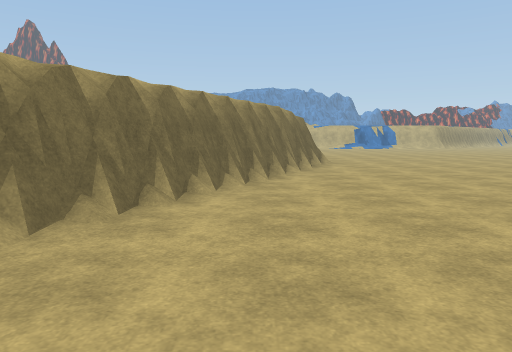
[1] (above)

18 first-person views from a walk through a 3-D level made in the Unity game engine. The camera is 1.5 m above the floor, tilts 6° down and sees 70° across. The floor is counted in squares, 2 m on a side. Each view is taken from the middle of a square. On the plan, view 1 faces up. The plan holds only what a view shows up to about 11 squares ahead; the rest is blank. The place goes on beyond the plan. The player is left out. Some surface patterns are stand-ins.

[2]
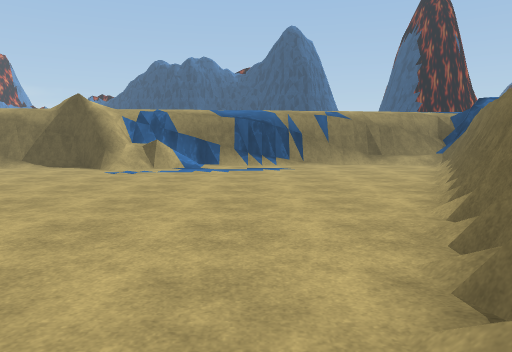

[3]
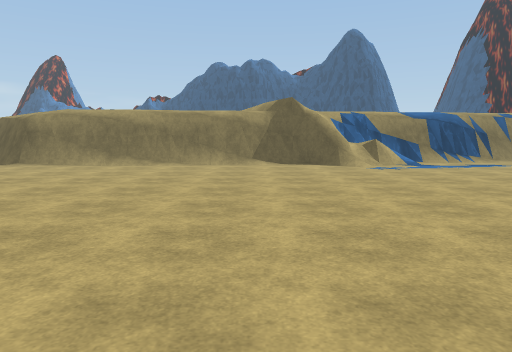

[4]
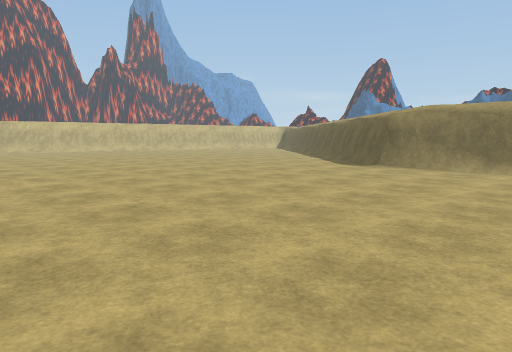

[5]
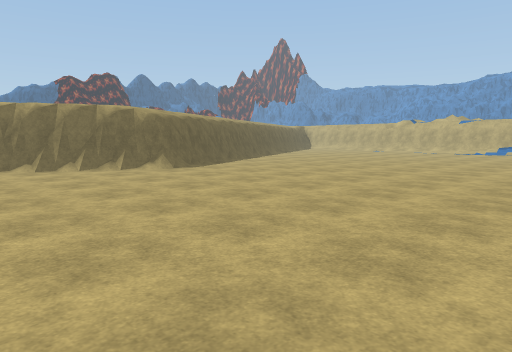

[6]
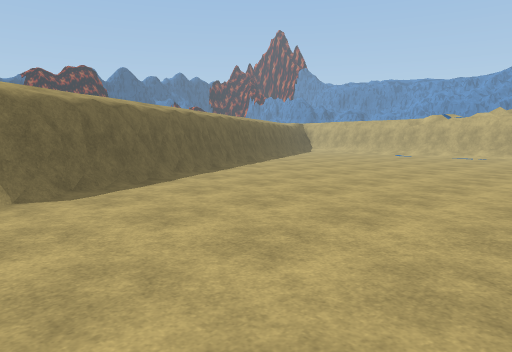

[7]
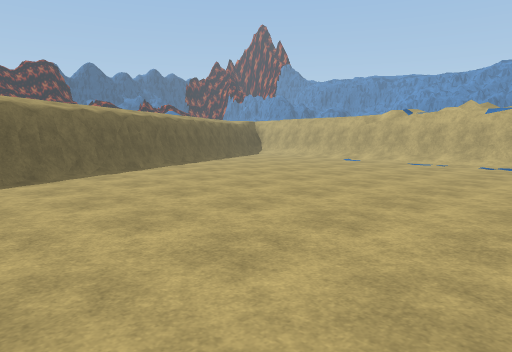

[8]
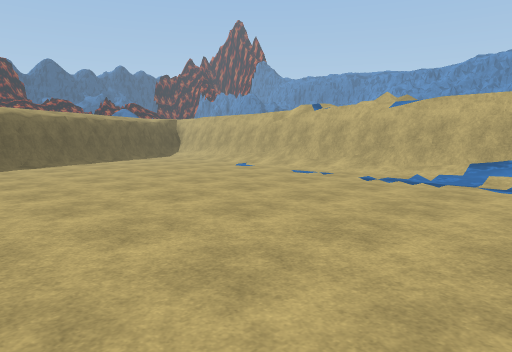

[9]
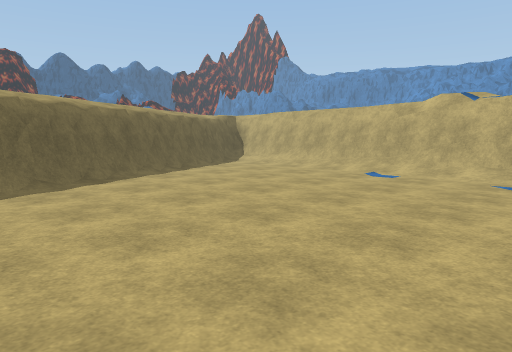

[10]
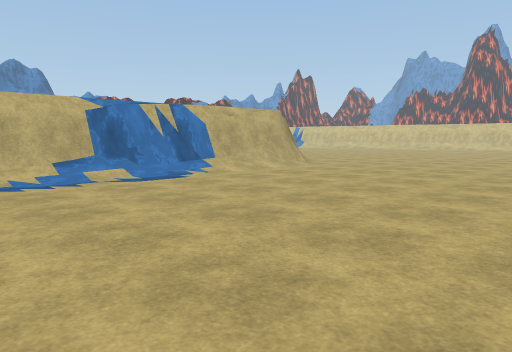

[11]
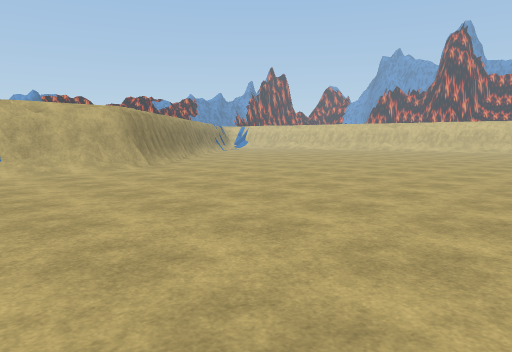

[12]
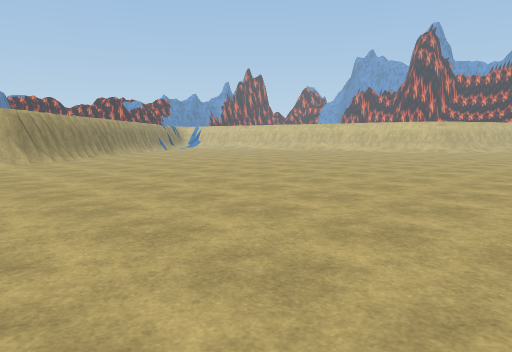

[13]
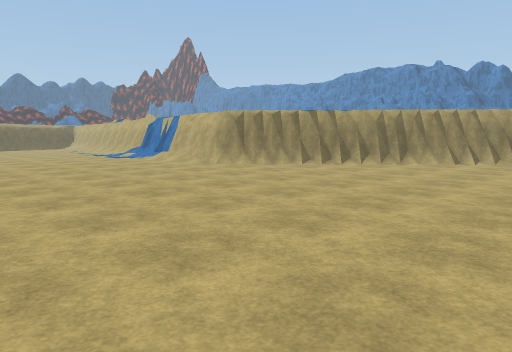

[14]
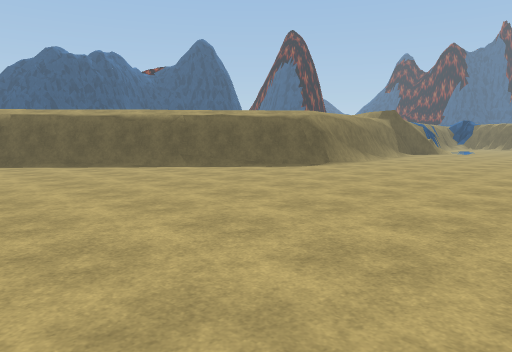

[15]
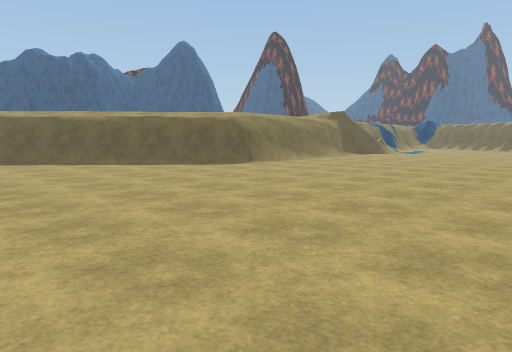

[16]
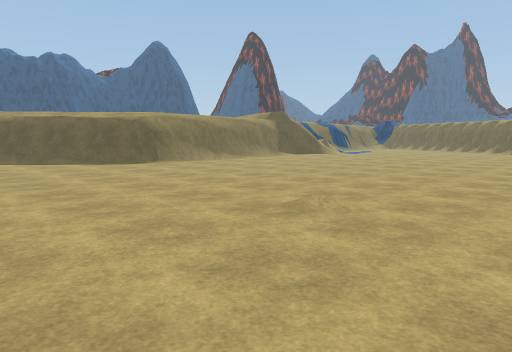

[17]
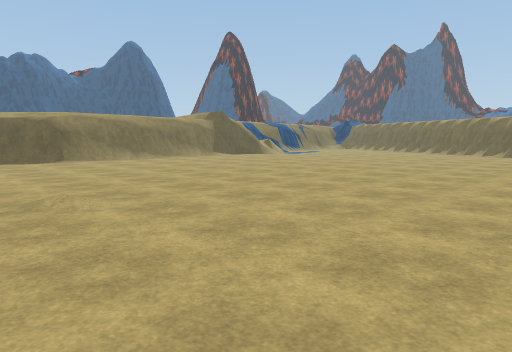

[18]
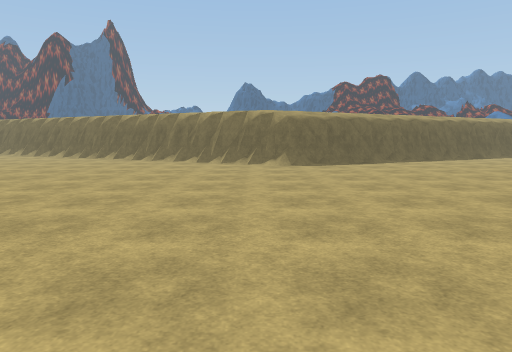

### Floor plan
Key: @ floor where view 1 was taken; # wall or solid block; . floor; / step, stairs or slope.
Columns run from 6 left of view 1 to 21 right of it. Each row starts with its distance up from view 1.
 31                         ##
 30                        ##/
 29                       ##/.
 28                      ##/..
 27    ######           ##....
 26   //////########   ##......
 25  #......./////######.......
 24  #.........................
 23  ##........................
 22   #........................
 21   ##........................
 20    #........................
 19    ##.......................
 18     #.......................
 17     ##......................
 16      #......................
 15      ##.....................
 14       #..................
 13       ##............
 12        #.........
 11        #/.........
 10        #/..........
  9       ##.......... ....
  8       #................
  7      ##..................
  6      #...................
  5     ##.....................
  4     #......................
  3     #.......................
  2    ##.......................
  1   ##........................
  0   #...@.....................
 -1   #........................
 -2  ##........................
 -3 ##......///..////###.......
 -4 #//..//##############......
 -5 #########           ##.....
 -6                      ##...
 -7                       ##..
 -8                        ##.
 -9                         ##

Positions as (right, up) in squares from view 1, and headings:
1: (0, 0), facing up
2: (0, 6), facing down
3: (6, 7), facing down
4: (8, 6), facing down-right
5: (10, 6), facing up-left
6: (7, 10), facing up-left
7: (7, 14), facing up-left
8: (8, 18), facing up-left
9: (4, 18), facing up-left
10: (4, 18), facing up-right
11: (8, 16), facing up-right
12: (10, 13), facing up-right
13: (21, 18), facing up-left
14: (21, 3), facing down-left
15: (20, 5), facing down-left
16: (18, 7), facing down-left
17: (16, 9), facing down-left
18: (12, 10), facing left
